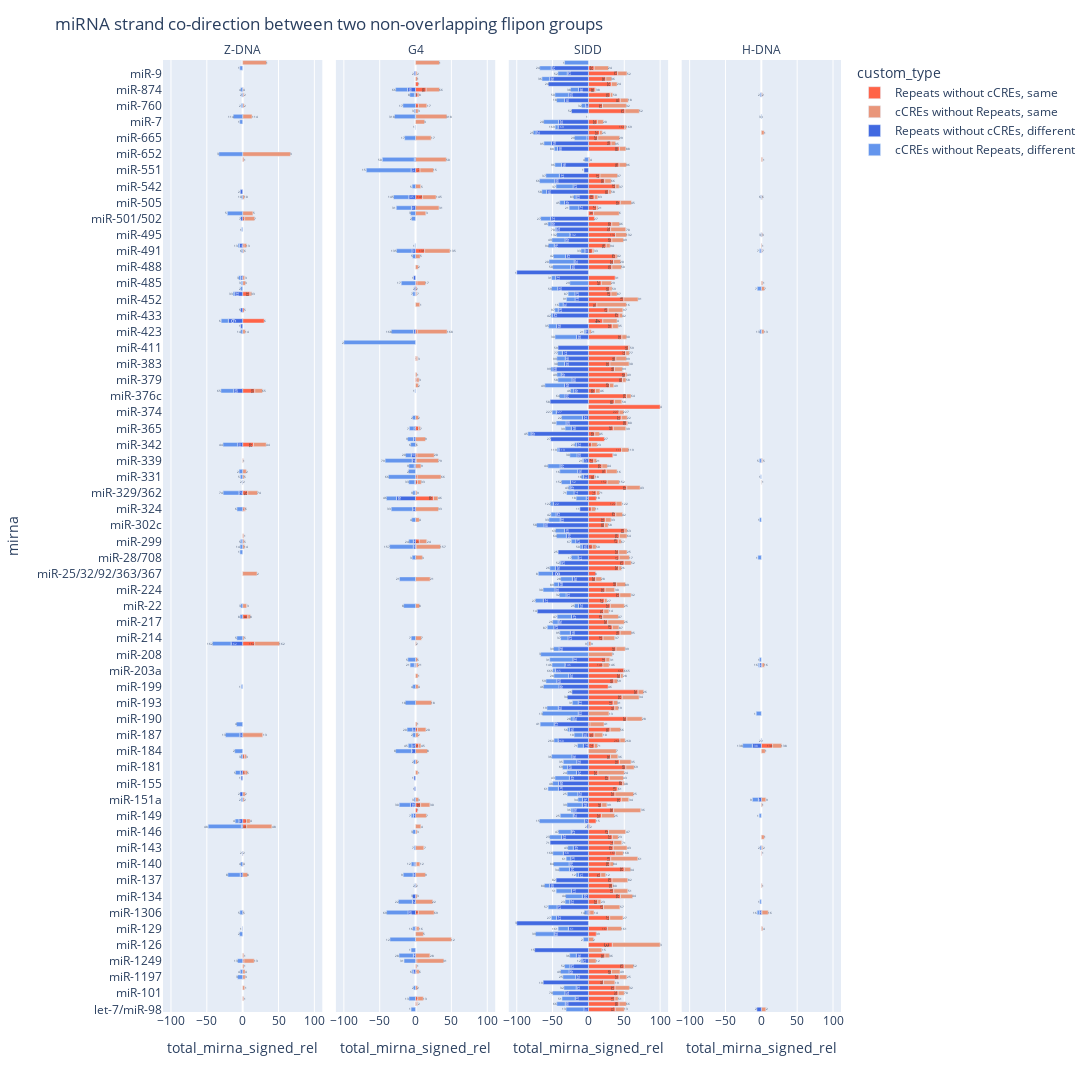

Notebook code for this chart:
### Code cell
fig = px.bar(
    form_df,
    x='total_mirna_signed_rel',
    y='mirna',
    facet_col='group',
    text='total_mirna_group_count',
    color='custom_type',
    color_discrete_map={'cCREs without Repeats, same':'darksalmon', 'Repeats without cCREs, same':'tomato', 'cCREs without Repeats, different':'cornflowerblue', 'Repeats without cCREs, different':'royalblue',},
    category_orders={"group": ['z-dna', 'g4', 'sidd', 'h-dna'], "mirna": form_df['mirna'].sort_values(), "custom_type":['Repeats without cCREs, same', "cCREs without Repeats, same", 'Repeats without cCREs, different', "cCREs without Repeats, different"]},
    # hover_data=['total_mirna_group_count'],
)

fig.for_each_annotation(lambda a: a.update(text=a.text.split("=")[1].upper()))

fig.update_layout(
    title='miRNA strand co-direction between two non-overlapping flipon groups',
    height=3500, width=1500,
)

fig.write_image('../img/flipon_strand_distribution_mirna_relative.png')
fig.show()

### Figure 1 — Plotly figure (JSON) as saved in the notebook; plotly's stock layout.template omitted (floating-point values rounded to 4 significant figures; data arrays with more than 128 entries replaced by an {"elided": "..."} marker saying what was removed)
{"data": [{"alignmentgroup": "True", "hovertemplate": "custom_type=Repeats without cCREs, same<br>group=z-dna<br>total_mirna_signed_rel=%{x}<br>mirna=%{y}<br>total_mirna_group_count=%{text}<extra></extra>", "legendgroup": "Repeats without cCREs, same", "marker": {"color": "tomato", "pattern": {"shape": ""}}, "name": "Repeats without cCREs, same", "offsetgroup": "Repeats without cCREs, same", "orientation": "h", "showlegend": true, "text": [114, 7, 13, 33, 5, 6, 65, 44, 74, 6, 8, 162, 3, 5, 4, 48, 13], "textposition": "auto", "type": "bar", "x": [0.2294, 2.778, 1.835, 10.24, 1.961, 30, 16.96, 15.07, 7.143, 2, 7.273, 16.76, 2.564, 3.333, 5.263, 5.556, 1.786], "xaxis": "x", "y": ["miR-744", "miR-501/502", "miR-493", "miR-455", "miR-448", "miR-431", "miR-377", "miR-342", "miR-329/362", "miR-324", "miR-218", "miR-210", "miR-183", "miR-18", "miR-148/152", "miR-147", "miR-1249"], "yaxis": "y"}, {"alignmentgroup": "True", "hovertemplate": "custom_type=Repeats without cCREs, same<br>group=g4<br>total_mirna_signed_rel=%{x}<br>mirna=%{y}<br>total_mirna_group_count=%{text}<extra></extra>", "legendgroup": "Repeats without cCREs, same", "marker": {"color": "tomato", "pattern": {"shape": ""}}, "name": "Repeats without cCREs, same", "offsetgroup": "Repeats without cCREs, same", "orientation": "h", "showlegend": false, "text": [1, 66, 8, 17, 318, 15, 145, 135, 17, 2, 168, 3, 3, 7, 20, 79, 66, 33, 46, 24, 157, 21, 20, 45, 30, 1, 12, 69, 16, 31, 6, 13, 2], "textposition": "auto", "type": "bar", "x": [4, 14.81, 3.226, 3.922, 0.2294, 6.25, 9.836, 12.71, 2, 1.429, 2.315, 0.9804, 1.639, 4.348, 2, 0.9434, 2.222, 2.66, 25, 5.208, 0.905, 1.093, 2.632, 4.331, 7.143, 2.703, 1, 3.846, 1.648, 1.786, 1.695, 3.077, 1.471], "xaxis": "x2", "y": ["miR-875", "miR-874", "miR-873", "miR-760", "miR-744", "miR-551", "miR-532", "miR-491", "miR-485", "miR-483", "miR-423", "miR-409", "miR-379", "miR-365", "miR-34/449", "miR-339", "miR-331", "miR-330", "miR-328", "miR-299", "miR-296", "miR-204/211", "miR-188", "miR-185", "miR-150", "miR-15/16/195/424/497", "miR-140", "miR-1306", "miR-129", "miR-1249", "miR-122", "miR-10", "miR-1/206"], "yaxis": "y2"}, {"alignmentgroup": "True", "hovertemplate": "custom_type=Repeats without cCREs, same<br>group=sidd<br>total_mirna_signed_rel=%{x}<br>mirna=%{y}<br>total_mirna_group_count=%{text}<extra></extra>", "legendgroup": "Repeats without cCREs, same", "marker": {"color": "tomato", "pattern": {"shape": ""}}, "name": "Repeats without cCREs, same", "offsetgroup": "Repeats without cCREs, same", "orientation": "h", "showlegend": false, "text": {"elided": "161 int values"}, "textposition": "auto", "type": "bar", "x": {"elided": "161 float values"}, "xaxis": "x3", "y": {"elided": "161 str values"}, "yaxis": "y3"}, {"alignmentgroup": "True", "hovertemplate": "custom_type=Repeats without cCREs, same<br>group=h-dna<br>total_mirna_signed_rel=%{x}<br>mirna=%{y}<br>total_mirna_group_count=%{text}<extra></extra>", "legendgroup": "Repeats without cCREs, same", "marker": {"color": "tomato", "pattern": {"shape": ""}}, "name": "Repeats without cCREs, same", "offsetgroup": "Repeats without cCREs, same", "orientation": "h", "showlegend": false, "text": [6, 7, 13, 5, 16, 138, 1, 16, 4], "textposition": "auto", "type": "bar", "x": [0.8197, 1.105, 0.463, 0.9434, 1.093, 15.75, 0.5848, 0.9615, 0.5495], "xaxis": "x4", "y": ["miR-532", "miR-491", "miR-423", "miR-339", "miR-204/211", "miR-185", "miR-142", "miR-1306", "miR-129"], "yaxis": "y4"}, {"alignmentgroup": "True", "hovertemplate": "custom_type=cCREs without Repeats, same<br>group=z-dna<br>total_mirna_signed_rel=%{x}<br>mirna=%{y}<br>total_mirna_group_count=%{text}<extra></extra>", "legendgroup": "cCREs without Repeats, same", "marker": {"color": "darksalmon", "pattern": {"shape": ""}}, "name": "cCREs without Repeats, same", "offsetgroup": "cCREs without Repeats, same", "orientation": "h", "showlegend": true, "text": [1, 4, 2, 2, 114, 3, 1, 10, 5, 7, 13, 6, 3, 3, 33, 14, 65, 44, 1, 2, 5, 2, 74, 6, 1, 5, 14, 2, 3, 8, 5, 162, 13, 3, 5, 2, 2, 4, 48, 2, 4, 8, 5, 1, 13, 1, 4, 3, 1, 1], "textposition": "auto", "type": "bar", "x": [33.33, 0.9259, 1.613, 1.961, 12.84, 66.67, 1.786, 2.459, 14.29, 13.89, 3.67, 1.657, 2.857, 4, 2.362, 3.704, 10.71, 17.81, 0.9434, 5, 2.222, 0.5319, 13.64, 2, 1.538, 2.083, 2.715, 20, 5.556, 3.636, 2.041, 34.68, 28.0, 2.564, 3.333, 3.704, 2.083, 5.263, 35.19, 0.5848, 1, 6.897, 0.9615, 1.538, 14.29, 1.852, 3.39, 3.571, 2.857, 1.538], "xaxis": "x", "y": ["miR-99/100", "miR-874", "miR-873", "miR-760", "miR-744", "miR-652", "miR-615", "miR-532", "miR-503", "miR-501/502", "miR-493", "miR-491", "miR-486", "miR-485", "miR-455", "miR-423", "miR-377", "miR-342", "miR-339", "miR-335", "miR-331", "miR-330", "miR-329/362", "miR-324", "miR-30", "miR-299", "miR-296", "miR-25/32/92/363/367", "miR-22", "miR-218", "miR-214", "miR-210", "miR-187", "miR-183", "miR-18", "miR-153", "miR-151a", "miR-148/152", "miR-147", "miR-142", "miR-140", "miR-138", "miR-1306", "miR-125", "miR-1249", "miR-124", "miR-122", "miR-1197", "miR-103/107", "miR-10"], "yaxis": "y"}, {"alignmentgroup": "True", "hovertemplate": "custom_type=cCREs without Repeats, same<br>group=g4<br>total_mirna_signed_rel=%{x}<br>mirna=%{y}<br>total_mirna_group_count=%{text}<extra></extra>", "legendgroup": "cCREs without Repeats, same", "marker": {"color": "darksalmon", "pattern": {"shape": ""}}, "name": "cCREs without Repeats, same", "offsetgroup": "cCREs without Repeats, same", "orientation": "h", "showlegend": false, "text": [1, 2, 1, 66, 8, 17, 3, 318, 3, 17, 50, 15, 5, 145, 31, 3, 135, 5, 2, 17, 7, 1, 168, 3, 1, 3, 2, 2, 7, 9, 6, 20, 79, 9, 66, 33, 9, 46, 33, 4, 24, 157, 3, 21, 8, 7, 2, 5, 21, 1, 4, 18, 1, 20, 2, 45, 8, 2, 1, 3, 30, 7, 4, 3, 7, 12, 9, 2, 3, 22, 69, 16, 5, 12, 28, 31, 1, 6, 2, 13, 2], "textposition": "auto", "type": "bar", "x": [33.33, 1.852, 2.703, 18.52, 1.613, 11.76, 3.636, 43.35, 12.5, 21.74, 42.86, 18.75, 7.143, 18.85, 32.69, 14.29, 35.36, 6.383, 3.846, 12, 1.575, 5.882, 41.67, 1.961, 2, 3.279, 3.922, 4.167, 2.174, 13.89, 1.37, 24, 31.13, 7.547, 33.33, 5.319, 1.948, 6.25, 32, 5.263, 10.42, 33.94, 9.524, 20.41, 5.556, 8.163, 1.156, 2.703, 2.732, 3.448, 3.922, 22.45, 2.174, 11.84, 4, 3.15, 16.67, 2.703, 3.333, 4.167, 12.86, 15.15, 7.407, 2, 11.54, 5, 13.79, 1.205, 2.128, 23.91, 22.12, 3.297, 10.87, 50, 20, 37.5, 1.852, 3.39, 2.857, 7.692, 1.471], "xaxis": "x2", "y": ["miR-99/100", "miR-9", "miR-876", "miR-874", "miR-873", "miR-760", "miR-758", "miR-744", "miR-7", "miR-665", "miR-615", "miR-551", "miR-542", "miR-532", "miR-504", "miR-503", "miR-491", "miR-490", "miR-488", "miR-485", "miR-455", "miR-450a", "miR-423", "miR-409", "miR-381", "miR-379", "miR-378a", "miR-371", "miR-365", "miR-346", "miR-342", "miR-34/449", "miR-339", "miR-338", "miR-331", "miR-330", "miR-329/362", "miR-328", "miR-324", "miR-31", "miR-299", "miR-296", "miR-28/708", "miR-24", "miR-22", "miR-214", "miR-210", "miR-205", "miR-204/211", "miR-202", "miR-199", "miR-193", "miR-19", "miR-188", "miR-187", "miR-185", "miR-184", "miR-182", "miR-18", "miR-151a", "miR-150", "miR-149", "miR-147", "miR-146", "miR-143", "miR-140", "miR-138", "miR-136", "miR-134", "miR-133", "miR-1306", "miR-129", "miR-128", "miR-127", "miR-125", "miR-1249", "miR-124", "miR-122", "miR-103/107", "miR-10", "miR-1/206"], "yaxis": "y2"}, {"alignmentgroup": "True", "hovertemplate": "custom_type=cCREs without Repeats, same<br>group=sidd<br>total_mirna_signed_rel=%{x}<br>mirna=%{y}<br>total_mirna_group_count=%{text}<extra></extra>", "legendgroup": "cCREs without Repeats, same", "marker": {"color": "darksalmon", "pattern": {"shape": ""}}, "name": "cCREs without Repeats, same", "offsetgroup": "cCREs without Repeats, same", "orientation": "h", "showlegend": false, "text": {"elided": "160 int values"}, "textposition": "auto", "type": "bar", "x": {"elided": "160 float values"}, "xaxis": "x3", "y": {"elided": "160 str values"}, "yaxis": "y3"}, {"alignmentgroup": "True", "hovertemplate": "custom_type=cCREs without Repeats, same<br>group=h-dna<br>total_mirna_signed_rel=%{x}<br>mirna=%{y}<br>total_mirna_group_count=%{text}<extra></extra>", "legendgroup": "cCREs without Repeats, same", "marker": {"color": "darksalmon", "pattern": {"shape": ""}}, "name": "cCREs without Repeats, same", "offsetgroup": "cCREs without Repeats, same", "orientation": "h", "showlegend": false, "text": [2, 3, 1, 1, 6, 3, 1, 1, 7, 13, 5, 1, 16, 2, 138, 1, 9, 1, 1, 2, 1, 16, 4, 2], "textposition": "auto", "type": "bar", "x": [1.613, 0.2294, 3.846, 1.786, 0.8197, 1.481, 0.9174, 2, 4.286, 3.241, 0.9434, 0.5319, 3.279, 0.3817, 12.6, 5.556, 6.25, 1.429, 4.167, 1.923, 1.205, 8.654, 1.648, 6.25], "xaxis": "x4", "y": ["miR-873", "miR-744", "miR-668", "miR-615", "miR-532", "miR-495", "miR-493", "miR-485", "miR-483", "miR-423", "miR-339", "miR-330", "miR-204/211", "miR-186", "miR-185", "miR-184", "miR-151a", "miR-150", "miR-145", "miR-143", "miR-136", "miR-1306", "miR-129", "let-7/miR-98"], "yaxis": "y4"}, {"alignmentgroup": "True", "hovertemplate": "custom_type=Repeats without cCREs, different<br>group=z-dna<br>total_mirna_signed_rel=%{x}<br>mirna=%{y}<br>total_mirna_group_count=%{text}<extra></extra>", "legendgroup": "Repeats without cCREs, different", "marker": {"color": "royalblue", "pattern": {"shape": ""}}, "name": "Repeats without cCREs, different", "offsetgroup": "Repeats without cCREs, different", "orientation": "h", "showlegend": true, "text": [2, 7, 13, 3, 33, 5, 6, 1, 65, 44, 74, 5, 162, 13, 5, 1, 2, 4, 48, 2, 8, 1], "textposition": "auto", "type": "bar", "x": [-3.333, -2.778, -4.587, -2.857, -11.02, -2.941, -20, -2.778, -12.5, -6.849, -5.195, -1.042, -16.18, -4, -3.333, -2.222, -3.704, -5.263, -1.852, -0.5848, -3.448, -0.5495], "xaxis": "x", "y": ["miR-539", "miR-501/502", "miR-493", "miR-486", "miR-455", "miR-448", "miR-431", "miR-425", "miR-377", "miR-342", "miR-329/362", "miR-299", "miR-210", "miR-187", "miR-18", "miR-17/20/93/106/519d", "miR-153", "miR-148/152", "miR-147", "miR-142", "miR-138", "miR-129"], "yaxis": "y"}, {"alignmentgroup": "True", "hovertemplate": "custom_type=Repeats without cCREs, different<br>group=g4<br>total_mirna_signed_rel=%{x}<br>mirna=%{y}<br>total_mirna_group_count=%{text}<extra></extra>", "legendgroup": "Repeats without cCREs, different", "marker": {"color": "royalblue", "pattern": {"shape": ""}}, "name": "Repeats without cCREs, different", "offsetgroup": "Repeats without cCREs, different", "orientation": "h", "showlegend": false, "text": [2, 66, 8, 318, 50, 15, 145, 31, 135, 1, 2, 7, 168, 7, 9, 20, 79, 9, 33, 9, 46, 33, 24, 157, 21, 20, 45, 8, 1, 1, 30, 7, 12, 9, 3, 22, 69, 16, 28, 6], "textposition": "auto", "type": "bar", "x": [-1.852, -11.11, -1.613, -0.4587, -1.786, -6.25, -9.426, -5.769, -4.972, -2.857, -1.429, -0.7874, -2.778, -2.174, -2.778, -6, -4.717, -1.887, -1.064, -0.6494, -26.56, -4, -3.125, -3.167, -1.639, -3.947, -5.118, -5.556, -2.222, -1.613, -7.143, -3.03, -2, -3.448, -4.255, -4.348, -10.58, -0.5495, -3.077, -3.39], "xaxis": "x2", "y": ["miR-9", "miR-874", "miR-873", "miR-744", "miR-615", "miR-551", "miR-532", "miR-504", "miR-491", "miR-486", "miR-483", "miR-455", "miR-423", "miR-365", "miR-346", "miR-34/449", "miR-339", "miR-338", "miR-330", "miR-329/362", "miR-328", "miR-324", "miR-299", "miR-296", "miR-204/211", "miR-188", "miR-185", "miR-184", "miR-17/20/93/106/519d", "miR-154", "miR-150", "miR-149", "miR-140", "miR-138", "miR-134", "miR-133", "miR-1306", "miR-129", "miR-125", "miR-122"], "yaxis": "y2"}, {"alignmentgroup": "True", "hovertemplate": "custom_type=Repeats without cCREs, different<br>group=sidd<br>total_mirna_signed_rel=%{x}<br>mirna=%{y}<br>total_mirna_group_count=%{text}<extra></extra>", "legendgroup": "Repeats without cCREs, different", "marker": {"color": "royalblue", "pattern": {"shape": ""}}, "name": "Repeats without cCREs, different", "offsetgroup": "Repeats without cCREs, different", "orientation": "h", "showlegend": false, "text": {"elided": "163 int values"}, "textposition": "auto", "type": "bar", "x": {"elided": "163 float values"}, "xaxis": "x3", "y": {"elided": "163 str values"}, "yaxis": "y3"}, {"alignmentgroup": "True", "hovertemplate": "custom_type=Repeats without cCREs, different<br>group=h-dna<br>total_mirna_signed_rel=%{x}<br>mirna=%{y}<br>total_mirna_group_count=%{text}<extra></extra>", "legendgroup": "Repeats without cCREs, different", "marker": {"color": "royalblue", "pattern": {"shape": ""}}, "name": "Repeats without cCREs, different", "offsetgroup": "Repeats without cCREs, different", "orientation": "h", "showlegend": false, "text": [6, 7, 16, 2, 138, 9, 16, 2], "textposition": "auto", "type": "bar", "x": [-0.4098, -0.5525, -2.732, -0.3817, -12.6, -4.167, -2.885, -6.25], "xaxis": "x4", "y": ["miR-532", "miR-491", "miR-204/211", "miR-186", "miR-185", "miR-151a", "miR-1306", "let-7/miR-98"], "yaxis": "y4"}, {"alignmentgroup": "True", "hovertemplate": "custom_type=cCREs without Repeats, different<br>group=z-dna<br>total_mirna_signed_rel=%{x}<br>mirna=%{y}<br>total_mirna_group_count=%{text}<extra></extra>", "legendgroup": "cCREs without Repeats, different", "marker": {"color": "cornflowerblue", "pattern": {"shape": ""}}, "name": "cCREs without Repeats, different", "offsetgroup": "cCREs without Repeats, different", "orientation": "h", "showlegend": true, "text": [1, 4, 2, 2, 114, 1, 3, 10, 5, 1, 13, 6, 3, 3, 2, 33, 6, 14, 65, 44, 2, 5, 2, 74, 6, 5, 14, 1, 3, 8, 5, 162, 1, 4, 13, 2, 3, 5, 2, 4, 48, 4, 8, 5, 2, 13, 4, 3], "textposition": "auto", "type": "bar", "x": [-4, -2.778, -1.613, -1.961, -13.07, -4.167, -33.33, -1.639, -21.43, -1.408, -1.835, -1.657, -2.857, -2, -2.857, -2.362, -10, -2.778, -17.86, -20.55, -5, -3.333, -0.5319, -22.08, -8, -2.083, -3.62, -3.846, -2.778, -3.636, -8.163, -26.01, -1.961, -8.696, -20, -11.11, -2.564, -6.667, -2.083, -5.263, -46.3, -3, -17.24, -3.846, -4.348, -7.143, -3.39, -7.143], "xaxis": "x", "y": ["miR-96/1271", "miR-874", "miR-873", "miR-760", "miR-744", "miR-7", "miR-652", "miR-532", "miR-503", "miR-496", "miR-493", "miR-491", "miR-486", "miR-485", "miR-483", "miR-455", "miR-431", "miR-423", "miR-377", "miR-342", "miR-335", "miR-331", "miR-330", "miR-329/362", "miR-324", "miR-299", "miR-296", "miR-29", "miR-22", "miR-218", "miR-214", "miR-210", "miR-199", "miR-19", "miR-187", "miR-184", "miR-183", "miR-18", "miR-151a", "miR-148/152", "miR-147", "miR-140", "miR-138", "miR-1306", "miR-128", "miR-1249", "miR-122", "miR-1197"], "yaxis": "y"}, {"alignmentgroup": "True", "hovertemplate": "custom_type=cCREs without Repeats, different<br>group=g4<br>total_mirna_signed_rel=%{x}<br>mirna=%{y}<br>total_mirna_group_count=%{text}<extra></extra>", "legendgroup": "cCREs without Repeats, different", "marker": {"color": "cornflowerblue", "pattern": {"shape": ""}}, "name": "cCREs without Repeats, different", "offsetgroup": "cCREs without Repeats, different", "orientation": "h", "showlegend": false, "text": [66, 8, 17, 3, 318, 1, 17, 50, 15, 5, 145, 31, 3, 2, 1, 135, 5, 17, 7, 168, 2, 1, 2, 7, 9, 6, 20, 79, 9, 2, 66, 33, 9, 46, 33, 4, 24, 157, 3, 21, 8, 7, 5, 21, 4, 18, 20, 2, 45, 8, 2, 3, 30, 7, 3, 7, 12, 9, 2, 22, 69, 16, 12, 1, 28, 31, 6, 2, 13, 1], "textposition": "auto", "type": "bar", "x": [-16.67, -6.452, -17.65, -1.818, -28.9, -0.5882, -15.22, -44.64, -62.5, -4.762, -21.31, -21.15, -7.143, -5.556, -0.9174, -21.55, -4.255, -20, -3.15, -31.02, -100, -0.8929, -4.167, -6.522, -8.333, -6.849, -8, -37.74, -7.547, -10, -37.78, -8.511, -3.247, -14.06, -30, -5.263, -6.25, -33.03, -4.762, -22.45, -16.67, -6.122, -10.81, -6.011, -3.922, -14.29, -7.895, -4, -5.118, -22.22, -2.703, -2.083, -15.71, -3.03, -4, -1.923, -4, -13.79, -1.205, -19.57, -29.81, -3.297, -35.71, -6.25, -20, -16.07, -1.695, -2.857, -9.231, -6.25], "xaxis": "x2", "y": ["miR-874", "miR-873", "miR-760", "miR-758", "miR-744", "miR-670", "miR-665", "miR-615", "miR-551", "miR-542", "miR-532", "miR-504", "miR-503", "miR-501/502", "miR-493", "miR-491", "miR-490", "miR-485", "miR-455", "miR-423", "miR-412", "miR-377", "miR-371", "miR-365", "miR-346", "miR-342", "miR-34/449", "miR-339", "miR-338", "miR-335", "miR-331", "miR-330", "miR-329/362", "miR-328", "miR-324", "miR-31", "miR-299", "miR-296", "miR-28/708", "miR-24", "miR-22", "miR-214", "miR-205", "miR-204/211", "miR-199", "miR-193", "miR-188", "miR-187", "miR-185", "miR-184", "miR-182", "miR-151a", "miR-150", "miR-149", "miR-146", "miR-143", "miR-140", "miR-138", "miR-136", "miR-133", "miR-1306", "miR-129", "miR-127", "miR-1251", "miR-125", "miR-1249", "miR-122", "miR-103/107", "miR-10", "let-7/miR-98"], "yaxis": "y2"}, {"alignmentgroup": "True", "hovertemplate": "custom_type=cCREs without Repeats, different<br>group=sidd<br>total_mirna_signed_rel=%{x}<br>mirna=%{y}<br>total_mirna_group_count=%{text}<extra></extra>", "legendgroup": "cCREs without Repeats, different", "marker": {"color": "cornflowerblue", "pattern": {"shape": ""}}, "name": "cCREs without Repeats, different", "offsetgroup": "cCREs without Repeats, different", "orientation": "h", "showlegend": false, "text": {"elided": "152 int values"}, "textposition": "auto", "type": "bar", "x": {"elided": "152 float values"}, "xaxis": "x3", "y": {"elided": "152 str values"}, "yaxis": "y3"}, {"alignmentgroup": "True", "hovertemplate": "custom_type=cCREs without Repeats, different<br>group=h-dna<br>total_mirna_signed_rel=%{x}<br>mirna=%{y}<br>total_mirna_group_count=%{text}<extra></extra>", "legendgroup": "cCREs without Repeats, different", "marker": {"color": "cornflowerblue", "pattern": {"shape": ""}}, "name": "cCREs without Repeats, different", "offsetgroup": "cCREs without Repeats, different", "orientation": "h", "showlegend": false, "text": [2, 3, 6, 3, 7, 7, 13, 5, 1, 1, 1, 1, 16, 1, 138, 9, 1, 2, 1, 16], "textposition": "auto", "type": "bar", "x": [-1.613, -0.4587, -0.4098, -0.7407, -2.21, -5.714, -2.315, -2.83, -1.111, -2.632, -4.762, -2.703, -1.639, -7.143, -13.39, -8.333, -3.03, -1.923, -2.174, -2.885], "xaxis": "x4", "y": ["miR-873", "miR-744", "miR-532", "miR-495", "miR-491", "miR-483", "miR-423", "miR-339", "miR-331", "miR-31", "miR-28/708", "miR-205", "miR-204/211", "miR-191", "miR-185", "miR-151a", "miR-149", "miR-143", "miR-133", "miR-1306"], "yaxis": "y4"}], "layout": {"annotations": [{"font": {}, "showarrow": false, "text": "Z-DNA", "x": 0.1175, "xanchor": "center", "xref": "paper", "y": 1, "yanchor": "bottom", "yref": "paper"}, {"font": {}, "showarrow": false, "text": "G4", "x": 0.3725, "xanchor": "center", "xref": "paper", "y": 1, "yanchor": "bottom", "yref": "paper"}, {"font": {}, "showarrow": false, "text": "SIDD", "x": 0.6275, "xanchor": "center", "xref": "paper", "y": 1, "yanchor": "bottom", "yref": "paper"}, {"font": {}, "showarrow": false, "text": "H-DNA", "x": 0.8825, "xanchor": "center", "xref": "paper", "y": 1, "yanchor": "bottom", "yref": "paper"}], "barmode": "relative", "height": 3500, "legend": {"title": {"text": "custom_type"}, "tracegroupgap": 0}, "margin": {"t": 60}, "title": {"text": "miRNA strand co-direction between two non-overlapping flipon groups"}, "width": 1500, "xaxis": {"anchor": "y", "domain": [0, 0.235], "title": {"text": "total_mirna_signed_rel"}}, "xaxis2": {"anchor": "y2", "domain": [0.255, 0.49], "matches": "x", "title": {"text": "total_mirna_signed_rel"}}, "xaxis3": {"anchor": "y3", "domain": [0.51, 0.745], "matches": "x", "title": {"text": "total_mirna_signed_rel"}}, "xaxis4": {"anchor": "y4", "domain": [0.765, 1.0], "matches": "x", "title": {"text": "total_mirna_signed_rel"}}, "yaxis": {"anchor": "x", "categoryarray": {"elided": "1058 str values"}, "categoryorder": "array", "domain": [0, 1], "title": {"text": "mirna"}}, "yaxis2": {"anchor": "x2", "domain": [0, 1], "matches": "y", "showticklabels": false}, "yaxis3": {"anchor": "x3", "domain": [0, 1], "matches": "y", "showticklabels": false}, "yaxis4": {"anchor": "x4", "domain": [0, 1], "matches": "y", "showticklabels": false}}}
